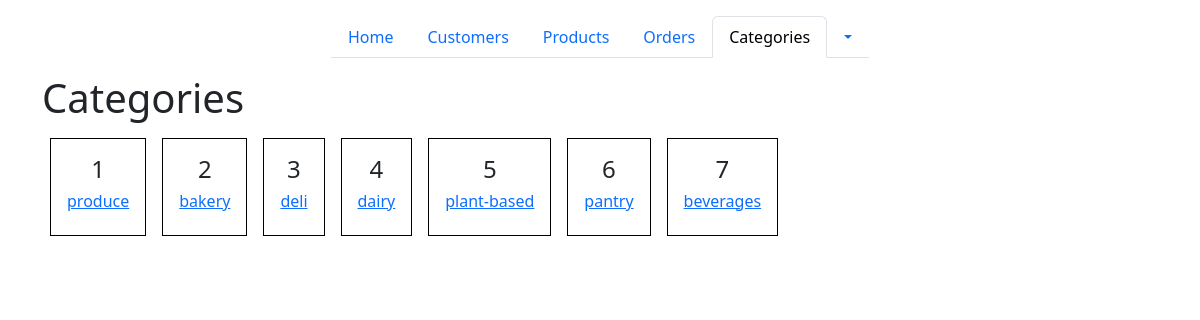
Page /categories/ on the committed database.
### models/category.py (models this page shows, shortened)
class Category(db.Model):
    __tablename__ = "Categories"
    id = db.mapped_column(db.Integer, primary_key=True)
    name = db.mapped_column(db.String)
    products = db.relationship("Product",back_populates="category")

### routes/categories.py (the view)
@categories_bp.route("/")
def categories_page():
    stmt = db.select(Category)
    data = db.session.execute(stmt).scalars()
    stmt2 = db.select(Category)
    data2 = db.session.execute(stmt2).scalars()
    return render_template("categories.html", data = data, categories = data2)

### templates/categories.html
{% extends "base.html" %}
{% block content %}
<h1>Categories</h1>
<div class="d-flex flex-wrap">
  {% for category in data %}
  <div class="m-2 p-3 border border-black text-center">
    <h4>{{ category.id }}</h4>
    <a href=" {{ url_for('categories.category_detail', name=category.name) }}">
      <h6>{{ category.name }}</h6>
    </a>
  </div>
  {% endfor %}
</div>
{% endblock %}

### rows in the picture
Category: id "1", name "produce"
Category: id "2", name "bakery"
Category: id "3", name "deli"
Category: id "4", name "dairy"
Category: id "5", name "plant-based"
Category: id "6", name "pantry"
Category: id "7", name "beverages"
